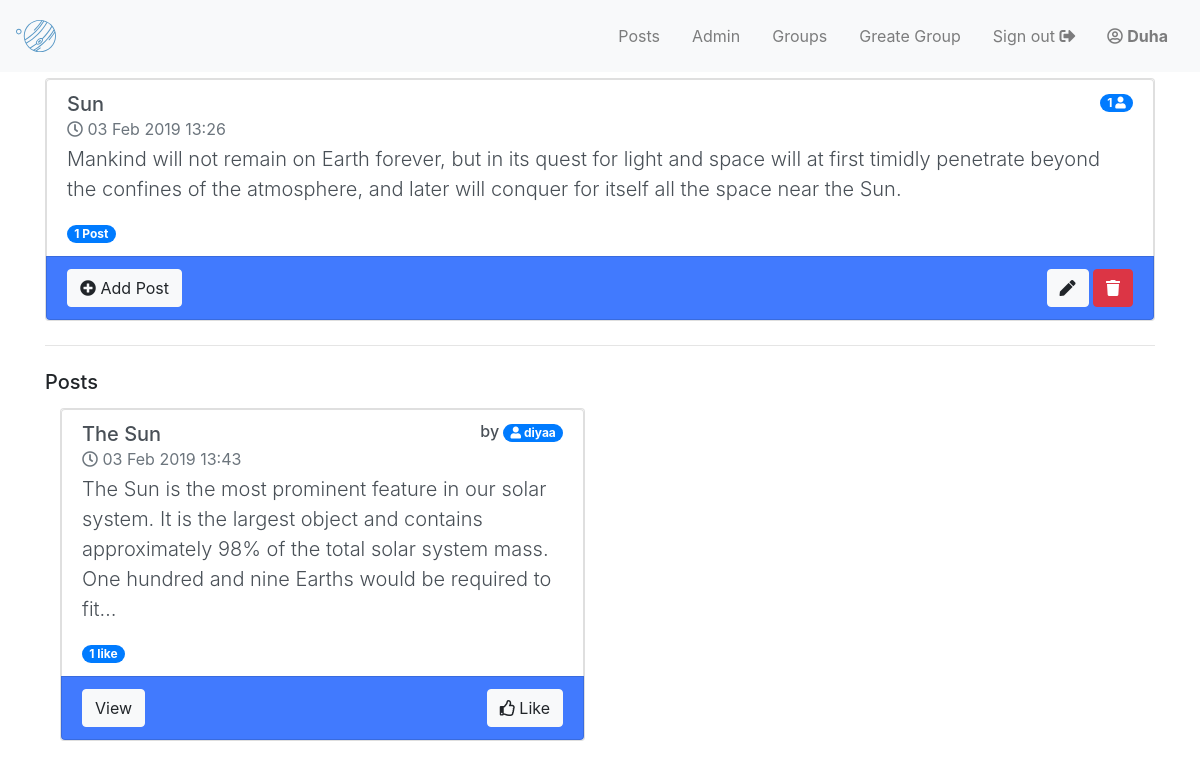
The app's page /group/sun/detail/ (signed in) with its own data.
### group/models.py (models this page shows, shortened)
class Group(models.Model):
    name = models.CharField(max_length=255, unique=True)
    created_at = models.DateTimeField(auto_now=True)
    slug = models.SlugField(allow_unicode=True, unique=True)
    description = models.TextField(blank=True, default='')
    """Generally, ManyToManyField instances should go in the object that’s going to be edited on a form.Members is in Group (rather than member having a group ManyToManyField ) because it’s more natural to think about a group having members."""
    members = models.ManyToManyField(User, through="Membership")
    def current_group_post(self):
        return self.post_group.filter(group__id = self.pk)
    class Meta:
        ordering = ('-created_at',)
        permissions = (
           ("greate_group", "Can greate group"),
           ("add_post", "Can add post to group"),
           ("delete_post", "Can delete post in group"),
           ("update_post", "Can update post in group"),
       )

### post/models.py (models this page shows, shortened)
class Post(models.Model):
    user = models.ForeignKey(User, related_name='post_user', on_delete=models.CASCADE)
    group = models.ForeignKey(Group, related_name="post_group", on_delete=models.CASCADE)
    title = models.CharField(max_length=255, unique=True)
    content = models.TextField()
    created_at = models.DateTimeField(auto_now=True)
    like = models.ManyToManyField(User, through="Like")
    class Meta:
        ordering = ["-created_at"]

### group/views.py (the view)
# urls.py: url(r'^group/(?P<slug>[-\w]+)/detail/$',views.GroupDetail.as_view(), name='group_detail'),
class GroupDetail(LoginRequiredMixin, generic.DetailView):
    model = Group
    queryset = Group.objects.all()

### group/templates/group/group_detail.html (shortened to what this page needs)
{% extends "base.html" %}
{% block content %}
<div class="card">
  <div class="list-group-item list-group-item-action flex-column align-items-start ">
    <div class="d-flex w-100 justify-content-between">
      <h5 class="mb-1">{{ group.name|title }}<br>
        <small class="text-muted"><i class="far fa-clock"></i> {{ group.created_at|date:"d M Y" }} {{group.created_at|time:"H:i" }}
        </small>
      </h5>
      <p class="h6">
         <span class="badge badge-primary badge-pill">{{group.members.count}} <i class="fas fa-user"></i></span>
      </p>
    </div>
    <p class="lead">{{group.description}}</p>
    <medium>
      <span class="badge badge-primary badge-pill">{{group.current_group_post|length}} Post</span>
    </medium>
  </div>
  <li class="list-group-item d-flex justify-content-between align-items-center join">
    <a class="btn btn-light" href="{% url 'post:add_post' group.slug %}"><i class="fas fa-plus-circle"></i> Add Post</a>
    <div class="">
      <a class="btn btn-light" href="{% url 'group:group_update' group.slug %}"><i class="fas fa-pen"></i></a>
      <a class="btn btn-danger" href="{% url 'group:group_delete' group.slug %}"><i class="fas fa-trash"></i></a>
    </div>
  </li>
</div>
<hr class="my-4">
<p class="h5">Posts</p>
<div class="container">
  <div class="row">
    {% for post in group.current_group_post %}
    <div class="col-lg-6 mb-4">
      <div class="card">
        <ul class="list-group">
          <a href="{% url 'post:post_detail' post.pk %}" class="list-group-item list-group-item-action flex-column align-items-start ">
            <div class="d-flex w-100 justify-content-between">
              <h5 class="mb-1">{{ post.title|title }}</strong> <br><small class="text-muted"><i class="far fa-clock"></i> {{ post.created_at|date:"d M Y" }} {{ post.created_at|time:"H:i" }}</small></h5>
              <p class="h6">by <span class="badge badge-primary badge-pill"><i class="fas fa-user"></i> {{post.user.username}}</span></p>
            </div>
            <p class="lead">{{post.content|truncatechars:200}}</p>
            <medium><span class="badge badge-primary badge-pill">{{post.like.count}} like</span></medium>
          </a>
          <li class="list-group-item d-flex justify-content-between align-items-center join">
            <a class="btn btn-light" href="{% url 'post:post_detail' post.pk %}">View</a>
            {% if user in post.like.all %}
            <a class="btn btn-light" href="{% url 'post:dislike_post' post.pk %}"><i class="fas fa-thumbs-up"></i></a>
            {% else %}
            <a class="btn btn-light" href="{% url 'post:like_post' post.pk %}"><i class="far fa-thumbs-up"></i> Like</a>
            {% endif %}
          </li>
        </ul>
      </div>
    </div>
    {% endfor %}
  </div>
</div>
{% endblock %}

### templates/base.html (shortened to what this page needs)
<!doctype html>
{% load static %}
<html lang="en">
<head>
  <link rel="stylesheet" href="https://stackpath.bootstrapcdn.com/bootstrap/4.2.1/css/bootstrap.min.css">
  <link rel="stylesheet" href="{% static "/css/master.css" %}">
  <link rel="stylesheet" href="{% static "/group/css/style_group.css" %}">
  <link rel="stylesheet" href="https://use.fontawesome.com/releases/v5.7.1/css/all.css">
</head>
<body>
  <nav class="navbar navbar-expand-lg navbar-light bg-light">
    <div class="d-flex flex-grow-1">
      <a class="navbar-brand d-none d-lg-inline-block" href="{% url 'home' %}">
        <img class="navbar-icon" src="{% static 'images/brand.svg' %}" width="40" height="40" alt=""></a>
      <div class="w-100 text-right">
      </div>
    </div>
    <div class="collapse navbar-collapse flex-grow-1 text-right" id="myNavbar">
      <ul class="navbar-nav ml-auto flex-nowrap">
        {% if user.is_authenticated %}
        <li class="nav-item">
          <a href="{% url 'post:post_list' %}" class="nav-link m-2 menu-item nav-active">Posts</a>
        </li>
        <li class="nav-item">
          <a href="{% url 'admin:index' %}" class="nav-link m-2 menu-item nav-active">Admin</a>
        </li>
        <li class="nav-item">
          <a href="{% url 'group:group_list' %}" class="nav-link m-2 menu-item nav-active">Groups</a>
        </li>
        <li class="nav-item">
          <a href="{% url 'group:create_group' %}" class="nav-link m-2 menu-item nav-active">Greate Group</a>
        </li>
        <li class="nav-item">
          <a href="{% url 'accounts:logout' %}" class="nav-link m-2 menu-item nav-active ">Sign out <i class="fas fa-sign-out-alt"></i></a>
        </li>
        <li class="nav-item">
          <a href="{% url 'accounts:logout' %}" class="nav-link m-2 menu-item nav-active "><i class="far fa-user-circle"></i> <strong>{{user.username|title}}</strong> </a>
        </li>
        {% endif %}
      </ul>
    </div>
  </nav>
  <div class="container">
    {% block content %}
    {% endblock %}
  </div>
</body>
</html>

### group/static/group/css/style_group.css (style rules this page uses)
.card { margin: 6px 0; }
.join { background-color: #417afe; }

### records on screen
Group: name "Sun", created_at "03 Feb 2019", created_at "13:26", members.count "1", description "Mankind will not remain on Earth forever, but in its quest for light and space will at first timidly penetrate beyond the confines of the atmosphere, and later will conquer for itself all the space near the Sun.", current_group_post|length "1"
Post: title "The Sun", created_at "03 Feb 2019", created_at "13:43", user.username "diyaa", content "The Sun is the most prominent feature in our solar system. It is the largest object and contains approximately 98% of the total solar system mass. One hundred and nine Earths would be required to fit…", like.count "1", shows "Like"

### other values on screen
{{ user.username|title }} "Duha"
